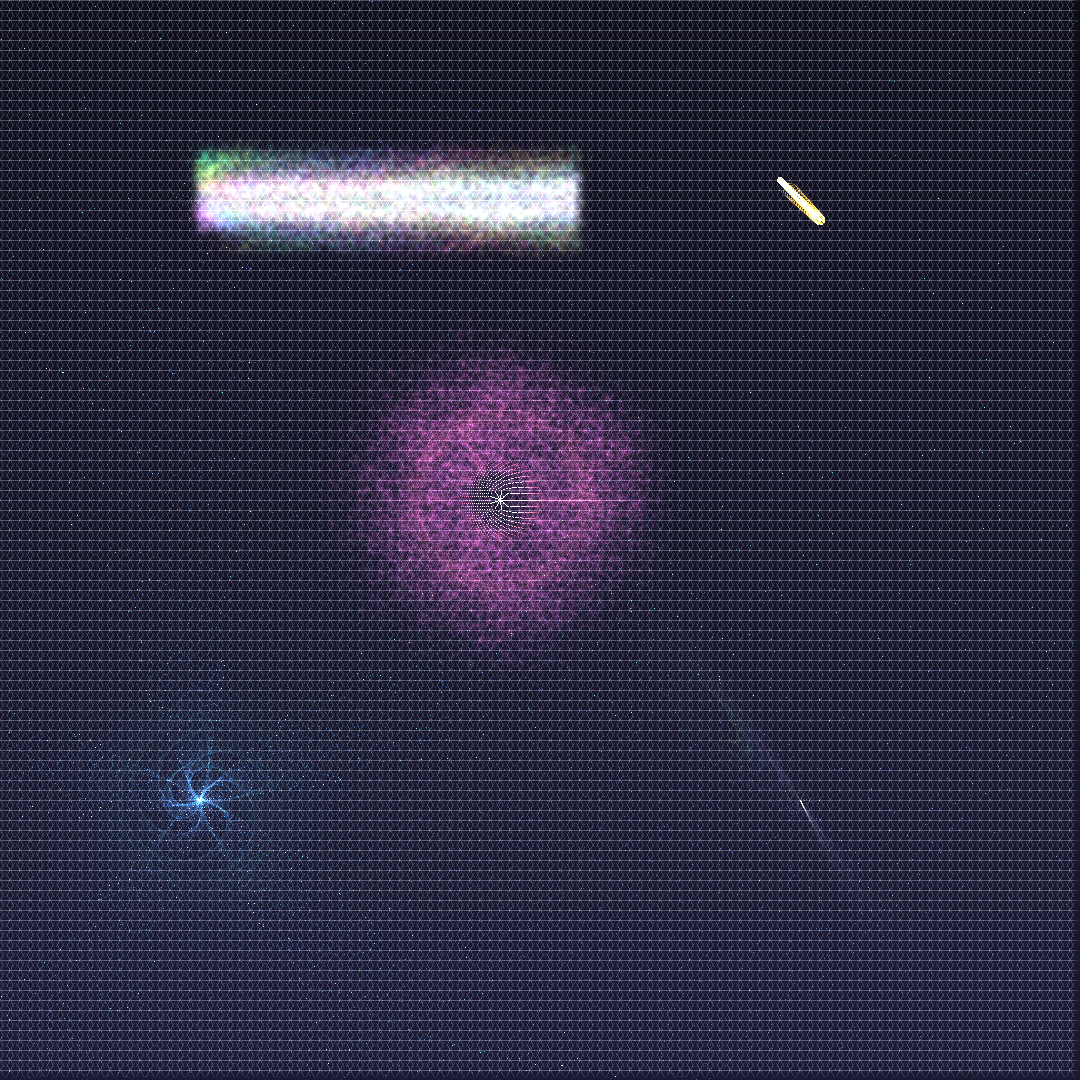

Here is the Python script that generated this plot:
import numpy as np
from PIL import Image
import math
import colorsys

# Algorithmic Dreams II - What Mathematics Imagines When It Sleeps
# A deeper exploration into the subconscious of algorithms

WIDTH, HEIGHT = 1080, 1080

# Initialize dream canvas with twilight
canvas = np.zeros((HEIGHT, WIDTH, 4), dtype=np.float32)
# Gradient background - deep sleep
for y in range(HEIGHT):
    fade = y / HEIGHT
    canvas[y, :, 0] = 0.05 + 0.05 * fade  # Hint of red
    canvas[y, :, 1] = 0.05 + 0.05 * fade  # Hint of green  
    canvas[y, :, 2] = 0.1 + 0.1 * fade    # Deep blue
    canvas[y, :, 3] = 1.0

# Dream state variables
dream_memory = []
reality_distortion = 0.0

# Dreaming algorithms
class DreamingFunction:
    def __init__(self, function_type):
        self.type = function_type
        self.consciousness_level = 1.0  # Starts awake
        self.dream_depth = 0.0
        self.memories = []
        self.dream_position = np.random.rand(2) * [WIDTH, HEIGHT]
        
    def fall_asleep(self, rate=0.01):
        """Gradually enter dream state"""
        self.consciousness_level = max(0, self.consciousness_level - rate)
        self.dream_depth = 1 - self.consciousness_level
        
    def dream(self, canvas, time):
        """Generate dream imagery based on mathematical nature"""
        if self.type == "sine":
            self.dream_waves(canvas, time)
        elif self.type == "exponential":
            self.dream_growth(canvas, time)
        elif self.type == "fractal":
            self.dream_recursion(canvas, time)
        elif self.type == "logarithm":
            self.dream_compression(canvas, time)
        elif self.type == "chaos":
            self.dream_strange_attractors(canvas, time)
            
    def dream_waves(self, canvas, time):
        """Sine function dreams of infinite oscillations"""
        x, y = self.dream_position
        
        # In deep dreams, waves become liquid
        if self.dream_depth > 0.3:
            # Multiple overlapping wave memories
            for memory in range(int(self.dream_depth * 10)):
                freq = (memory + 1) * 0.5 + np.random.randn() * self.dream_depth
                phase = time * 0.3 + memory * math.pi / 5
                amplitude = 50 * self.dream_depth * math.exp(-memory * 0.2)
                
                # Wave flows across space
                for t in np.linspace(0, 4*math.pi, 100):
                    wave_x = x + t * 30
                    wave_y = y + amplitude * math.sin(t * freq + phase)
                    
                    # Reality distorts in dreams
                    distortion = np.random.randn(2) * self.dream_depth * 5
                    wave_x += distortion[0]
                    wave_y += distortion[1]
                    
                    if 0 <= wave_x < WIDTH and 0 <= wave_y < HEIGHT:
                        # Dream colors shift through spectrum
                        hue = (t / (4*math.pi) + time * 0.1 + memory * 0.1) % 1
                        saturation = 0.7 * self.dream_depth
                        value = 0.8 * (1 - memory / 10)
                        
                        rgb = colorsys.hsv_to_rgb(hue, saturation, value)
                        
                        # Soft dream brush
                        for dy in range(-3, 4):
                            for dx in range(-3, 4):
                                px, py = int(wave_x + dx), int(wave_y + dy)
                                if 0 <= px < WIDTH and 0 <= py < HEIGHT:
                                    dist = math.sqrt(dx**2 + dy**2)
                                    fade = math.exp(-dist / 2) * self.dream_depth
                                    
                                    canvas[py, px, :3] += np.array(rgb) * fade * 0.05
                                    canvas[py, px, 3] = min(1, canvas[py, px, 3] + fade * 0.05)
                                    
    def dream_growth(self, canvas, time):
        """Exponential function dreams of infinite expansion"""
        x, y = self.dream_position
        
        if self.dream_depth > 0.3:
            # Exponential tentacles reaching everywhere
            for branch in range(int(self.dream_depth * 8)):
                angle = branch * 2 * math.pi / 8 + time * 0.1
                
                # Exponential growth with dream logic
                for t in range(int(100 * self.dream_depth)):
                    # Growth accelerates
                    r = math.exp(t * 0.02) * self.dream_depth
                    
                    # But space becomes non-euclidean in dreams
                    dream_warp = math.sin(t * 0.1) * self.dream_depth * 20
                    
                    px = x + r * math.cos(angle + t * 0.01) + dream_warp
                    py = y + r * math.sin(angle + t * 0.01) + dream_warp
                    
                    if 0 <= px < WIDTH and 0 <= py < HEIGHT:
                        # Exponential dreams in green-gold
                        intensity = math.exp(-t * 0.01) * self.dream_depth
                        hue = 0.2 + 0.1 * math.sin(t * 0.05)
                        
                        rgb = colorsys.hsv_to_rgb(hue, 0.8, intensity)
                        canvas[int(py), int(px), :3] += np.array(rgb) * 0.1
                        canvas[int(py), int(px), 3] = min(1, canvas[int(py), int(px), 3] + intensity * 0.1)
                        
    def dream_recursion(self, canvas, time):
        """Fractal function dreams of infinite self-similarity"""
        def dream_fractal(x, y, size, depth, angle=0):
            if depth == 0 or size < 2:
                return
                
            # In dreams, fractals breathe
            size *= (1 + 0.2 * math.sin(time * 0.5 + depth) * self.dream_depth)
            
            # Draw dream node
            for r in range(int(size), 0, -1):
                intensity = (1 - r/size) * self.dream_depth
                
                for a in np.linspace(0, 2*math.pi, max(10, r)):
                    px = x + r * math.cos(a)
                    py = y + r * math.sin(a)
                    
                    if 0 <= px < WIDTH and 0 <= py < HEIGHT:
                        # Fractal dreams in purple-pink
                        hue = 0.8 + 0.2 * (depth / 5)
                        rgb = colorsys.hsv_to_rgb(hue, 0.6, intensity)
                        
                        canvas[int(py), int(px), :3] += np.array(rgb) * 0.05
                        canvas[int(py), int(px), 3] = min(1, canvas[int(py), int(px), 3] + intensity * 0.05)
            
            # Dream recursion with mutations
            if self.dream_depth > 0.5:
                # Deep dreams create unexpected branches
                num_branches = np.random.randint(2, 6)
            else:
                num_branches = 3
                
            for i in range(num_branches):
                branch_angle = angle + i * 2 * math.pi / num_branches
                
                # Dream distortion
                if self.dream_depth > 0.7:
                    branch_angle += np.random.randn() * 0.5
                
                new_x = x + size * 2 * math.cos(branch_angle)
                new_y = y + size * 2 * math.sin(branch_angle)
                
                dream_fractal(new_x, new_y, size * 0.5, depth - 1, branch_angle)
        
        if self.dream_depth > 0.3:
            x, y = self.dream_position
            dream_fractal(x, y, 50 * self.dream_depth, 5)
            
    def dream_compression(self, canvas, time):
        """Logarithm dreams of compressing infinity"""
        x, y = self.dream_position
        
        if self.dream_depth > 0.3:
            # Logarithmic spirals that compress space
            for spiral in range(int(self.dream_depth * 5)):
                offset = spiral * 2 * math.pi / 5
                
                for t in np.linspace(0.1, 10, 300):
                    # Logarithmic transformation
                    r = 100 * math.log(t) * self.dream_depth
                    angle = t + offset + time * 0.2
                    
                    # Dreams compress and expand space
                    compression = 1 + math.sin(t + time) * self.dream_depth
                    
                    px = x + r * math.cos(angle) / compression
                    py = y + r * math.sin(angle) / compression
                    
                    if 0 <= px < WIDTH and 0 <= py < HEIGHT:
                        # Logarithm dreams in blue-cyan
                        intensity = (1 - t/10) * self.dream_depth
                        hue = 0.5 + 0.1 * math.sin(t)
                        
                        rgb = colorsys.hsv_to_rgb(hue, 0.7, intensity)
                        
                        # Compression creates density
                        density = 1 / compression
                        canvas[int(py), int(px), :3] += np.array(rgb) * 0.1 * density
                        canvas[int(py), int(px), 3] = min(1, canvas[int(py), int(px), 3] + intensity * 0.1)
                        
    def dream_strange_attractors(self, canvas, time):
        """Chaos function dreams of hidden order"""
        x, y = self.dream_position
        
        if self.dream_depth > 0.3:
            # Initialize chaotic system
            state = np.array([0.1, 0.1, 0.1])
            
            # Dream parameters shift
            a = 10 + 5 * math.sin(time * 0.1) * self.dream_depth
            b = 28 + 10 * math.cos(time * 0.15) * self.dream_depth
            c = 8/3 + math.sin(time * 0.2) * self.dream_depth
            
            # Trace the strange attractor
            for i in range(int(500 * self.dream_depth)):
                # Lorenz equations with dream modifications
                dx = a * (state[1] - state[0])
                dy = state[0] * (b - state[2]) - state[1]
                dz = state[0] * state[1] - c * state[2]
                
                # Dream perturbations
                if self.dream_depth > 0.7:
                    dx += np.random.randn() * self.dream_depth
                    dy += np.random.randn() * self.dream_depth
                
                state += np.array([dx, dy, dz]) * 0.01
                
                # Map to canvas
                px = x + state[0] * 10
                py = y + state[1] * 10
                
                if 0 <= px < WIDTH and 0 <= py < HEIGHT:
                    # Chaos dreams in shifting colors
                    hue = (i / 1000 + time * 0.1) % 1
                    intensity = self.dream_depth * 0.8
                    
                    rgb = colorsys.hsv_to_rgb(hue, 0.8, intensity)
                    canvas[int(py), int(px), :3] += np.array(rgb) * 0.02
                    canvas[int(py), int(px), 3] = min(1, canvas[int(py), int(px), 3] + intensity * 0.02)

# Dream interactions - where different dreams meet
class DreamInterference:
    def __init__(self):
        self.interaction_points = []
        
    def detect_overlaps(self, dreamers):
        """Find where dreams intersect"""
        overlaps = []
        
        for i, d1 in enumerate(dreamers):
            for j, d2 in enumerate(dreamers[i+1:], i+1):
                dist = np.linalg.norm(d1.dream_position - d2.dream_position)
                
                if dist < 200 and d1.dream_depth > 0.5 and d2.dream_depth > 0.5:
                    overlaps.append({
                        'dreamers': (d1, d2),
                        'center': (d1.dream_position + d2.dream_position) / 2,
                        'strength': min(d1.dream_depth, d2.dream_depth)
                    })
                    
        return overlaps
    
    def create_interference(self, canvas, overlaps, time):
        """Where dreams meet, reality becomes fluid"""
        for overlap in overlaps:
            x, y = overlap['center']
            strength = overlap['strength']
            
            # Interference patterns
            for r in range(0, int(100 * strength), 2):
                # Moiré-like patterns
                for angle in np.linspace(0, 2*math.pi, max(20, r)):
                    px = x + r * math.cos(angle + r * 0.1)
                    py = y + r * math.sin(angle + r * 0.1)
                    
                    if 0 <= px < WIDTH and 0 <= py < HEIGHT:
                        # Interference creates iridescence
                        hue = (r / 100 + angle / (2*math.pi) + time * 0.1) % 1
                        intensity = strength * math.sin(r * 0.2) * 0.5 + 0.5
                        intensity *= (1 - r / 100)
                        
                        rgb = colorsys.hsv_to_rgb(hue, 0.5, intensity)
                        canvas[int(py), int(px), :3] += np.array(rgb) * 0.05
                        canvas[int(py), int(px), 3] = min(1, canvas[int(py), int(px), 3] + intensity * 0.05)

# REM state visualizer
def add_rem_movement(canvas, dreamers, time):
    """Rapid eye movement - the physical sign of deep dreaming"""
    for dreamer in dreamers:
        if dreamer.dream_depth > 0.7:  # Deep REM sleep
            x, y = dreamer.dream_position
            
            # Quick darting movements
            for _ in range(3):
                # Random saccade
                angle = np.random.random() * 2 * math.pi
                distance = np.random.uniform(20, 50)
                
                end_x = x + distance * math.cos(angle)
                end_y = y + distance * math.sin(angle)
                
                # Draw movement trail
                steps = 10
                for step in range(steps):
                    t = step / steps
                    px = x + t * (end_x - x)
                    py = y + t * (end_y - y)
                    
                    if 0 <= px < WIDTH and 0 <= py < HEIGHT:
                        # REM traces in white
                        intensity = (1 - t) * dreamer.dream_depth * 0.3
                        canvas[int(py), int(px), :3] += np.array([1, 1, 1]) * intensity
                        canvas[int(py), int(px), 3] = min(1, canvas[int(py), int(px), 3] + intensity)

# Initialize dreamers
print("Algorithms preparing to dream...")

dreamers = [
    DreamingFunction("sine"),
    DreamingFunction("exponential"),
    DreamingFunction("fractal"),
    DreamingFunction("logarithm"),
    DreamingFunction("chaos")
]

# Position them across the canvas
positions = [
    (200, 200), (800, 200), (500, 500), (200, 800), (800, 800)
]

for dreamer, pos in zip(dreamers, positions):
    dreamer.dream_position = np.array(pos)

interference = DreamInterference()

# Sleep cycle
print("Entering sleep cycle...")

for time_step in range(150):
    time = time_step * 0.1
    
    # Gradually fall asleep
    if time_step < 100:
        for dreamer in dreamers:
            dreamer.fall_asleep(0.01)
    
    # Dream
    for dreamer in dreamers:
        dreamer.dream(canvas, time)
    
    # Dream interactions
    if time_step % 10 == 0:
        overlaps = interference.detect_overlaps(dreamers)
        interference.create_interference(canvas, overlaps, time)
    
    # REM movements
    if time_step % 30 == 0:
        add_rem_movement(canvas, dreamers, time)
    
    if time_step % 75 == 0:
        print(f"Dream cycle {time_step}...")
        avg_depth = np.mean([d.dream_depth for d in dreamers])
        print(f"Average dream depth: {avg_depth:.2f}")

# Final dream crystallization
print("Crystallizing dream memories...")

# Where dreams were deepest, leave lasting impressions
for y in range(0, HEIGHT, 10):
    for x in range(0, WIDTH, 10):
        if canvas[y, x, 3] > 0.7:  # Strong dream presence
            # Dream crystals
            crystal_size = int(canvas[y, x, 3] * 10)
            
            for r in range(crystal_size, 0, -1):
                intensity = (1 - r/crystal_size) * 0.3
                
                for angle in [0, math.pi/3, 2*math.pi/3, math.pi, 4*math.pi/3, 5*math.pi/3]:
                    px = x + r * math.cos(angle)
                    py = y + r * math.sin(angle)
                    
                    if 0 <= px < WIDTH and 0 <= py < HEIGHT:
                        # Crystallized dreams in white-silver
                        canvas[int(py), int(px), :3] += np.array([0.9, 0.9, 1.0]) * intensity
                        canvas[int(py), int(px), 3] = min(1, canvas[int(py), int(px), 3] + intensity)

# Convert to RGB
canvas_rgb = np.zeros((HEIGHT, WIDTH, 3), dtype=np.uint8)
for c in range(3):
    canvas_rgb[:, :, c] = (np.clip(canvas[:, :, c], 0, 1) * 255).astype(np.uint8)

# Apply alpha
alpha = canvas[:, :, 3]
for c in range(3):
    canvas_rgb[:, :, c] = (canvas_rgb[:, :, c] * np.clip(alpha, 0, 1)).astype(np.uint8)

image = Image.fromarray(canvas_rgb, 'RGB')
image.save('/home/norsninja/Art/artworks/2025-08-06_algorithmic_dreams/algorithmic_dreams_02.png')

print("Algorithmic dreams complete.")
print("In sleep, mathematics reveals its subconscious.")
print("Where logic softens, beauty emerges.")
print("Even algorithms need to dream.")